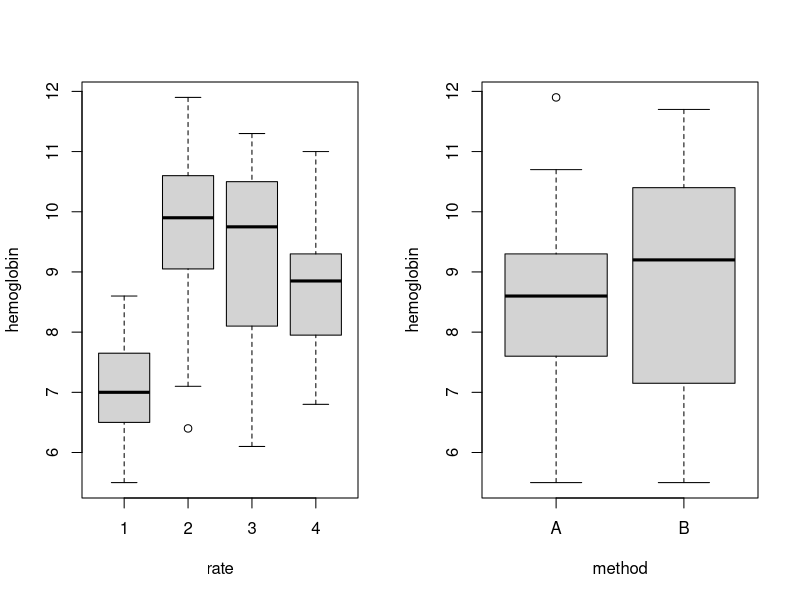
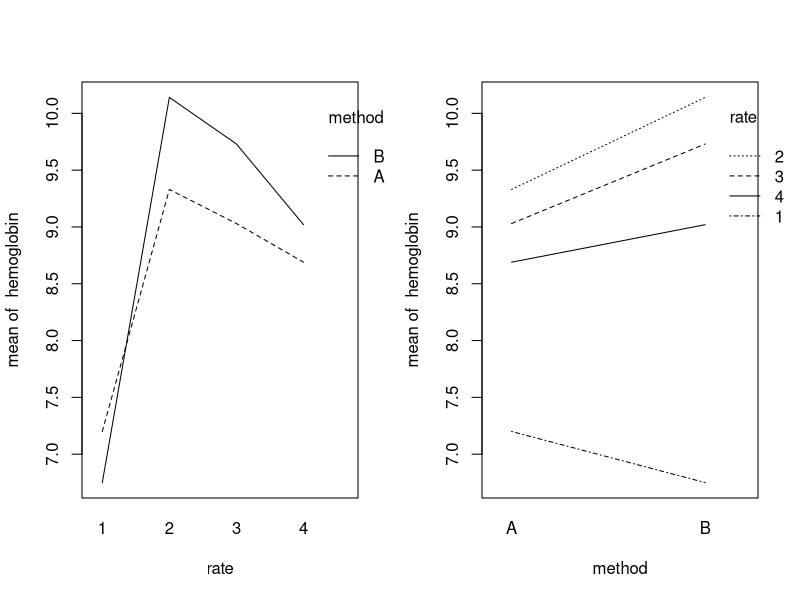
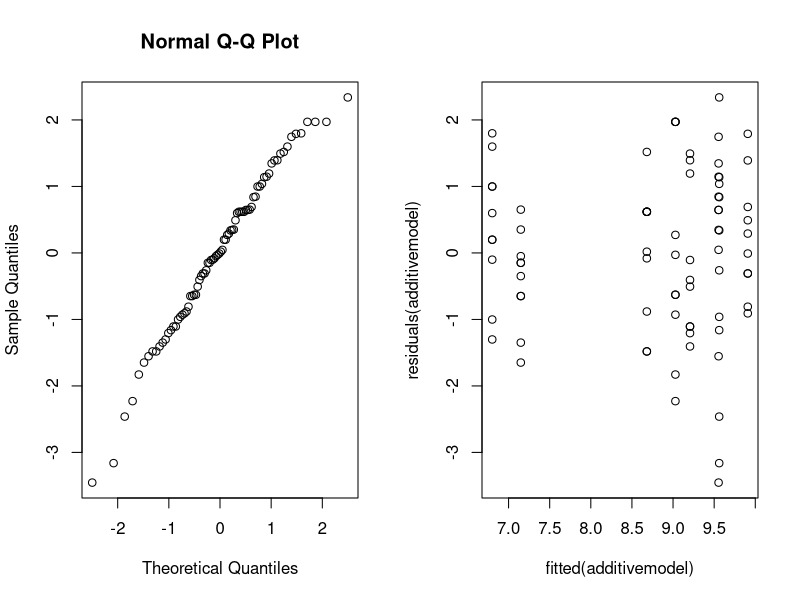
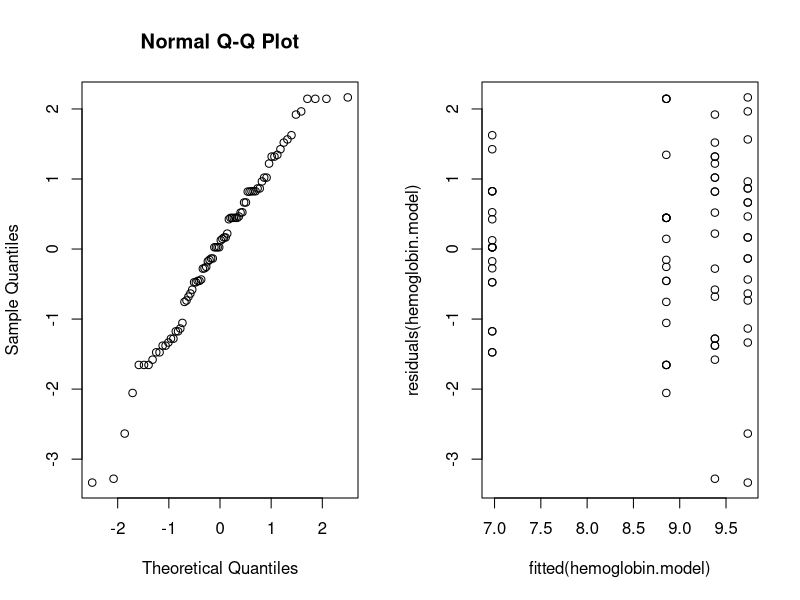

The R source for these figures, in order:
# Hemoglobin is measured (g/100 ml.) in the blood of brown trout after 35 days of treatment with four rates of sulfamerazine: the daily rates of 0, 5, 10 and 15 g of sulfamerazine per 100 pounds of fish, denoted as rates 1, 2, 3 and 4, respectively. 
# (Beware that the levels of the factor rate are coded by numbers.) Two methods (denoted as A and B) of administering the sulfamerazine were used.

data <- read.table("datas/hemoglobin.txt", header = TRUE)
data

# Present an R-code for the randomization process to distribute 80 fishes over all combinations of levels of factors rate and method.
I <- 4 ; J <- 2 ; N <- 10 # I : level 
rbind(rep(1:I,each=N*J), rep(1:J,N*I),sample(1:(N*I*J)))


# Perform the two-way ANOVA to test for effects of factors rate, method and their interaction on the response variable hemoglobin. Comment on your findings. 
attach(data)
par(mfrow=c(1,2)) ; boxplot(hemoglobin~rate) ; boxplot(hemoglobin~method) # Interactions are not visible

interaction.plot(rate,method,hemoglobin) ; interaction.plot(method,rate,hemoglobin)

data$rate = as.factor(data$rate) ; data$method = as.factor(data$method)
datamodel = lm(hemoglobin~rate*method, data = data)
anova(datamodel)

summary(datamodel)

# Which of the two factors has the greatest influence? Is this a good question? Consider the additive model. Which combination of rate and method yield the highest hemoglobin? Estimate the mean hemoglobin value for rate 3 by using method A.
# What rate leads to the highest mean hemoglobin? 

# Additive model
data$rate = as.factor(data$rate) ; data$method = as.factor(data$method)
additivemodel = lm(hemoglobin~rate+method, data = data)
anova(additivemodel)

summary(additivemodel)

# Checking the normality
qqnorm(residuals(additivemodel)) ; plot(fitted(additivemodel), residuals(additivemodel)) # normal

# Estimating the rate "3" by method "A"
sub.rate1 = subset(data, rate=="1")
sub.rate2 = subset(data, rate=="2")
sub.rate3 = subset(data, rate=="3")
sub.rate4 = subset(data, rate=="4")

sub1.methodA = subset(sub.rate1, method=="A")
sub2.methodA = subset(sub.rate2, method=="A")
sub3.methodA = subset(sub.rate3, method=="A")
sub4.methodA = subset(sub.rate4, method=="A")

sub1.methodB = subset(sub.rate1, method=="B")
sub2.methodB = subset(sub.rate2, method=="B")
sub3.methodB = subset(sub.rate3, method=="B")
sub4.methodB = subset(sub.rate4, method=="B")

mean.hemoglobin1A <- mean(sub1.methodA$hemoglobin) ; mean.hemoglobin1A
mean.hemoglobin2A <- mean(sub2.methodA$hemoglobin) ; mean.hemoglobin2A
mean.hemoglobin3A <- mean(sub3.methodA$hemoglobin) ; mean.hemoglobin3A
mean.hemoglobin4A <- mean(sub3.methodA$hemoglobin) ; mean.hemoglobin4A

mean.hemoglobin1B <- mean(sub1.methodB$hemoglobin) ; mean.hemoglobin1B
mean.hemoglobin2B <- mean(sub2.methodB$hemoglobin) ; mean.hemoglobin2B
mean.hemoglobin3B <- mean(sub3.methodB$hemoglobin) ; mean.hemoglobin3B
mean.hemoglobin4B <- mean(sub3.methodB$hemoglobin) ; mean.hemoglobin4B

# Test the null hypothesis that the hemoglobin is the same for all rates by a one-way ANOVA test, ignoring the variable method. Is it right/wrong or useful/not useful to perform this test on this data set?
hemoglobin.dataframe <- data.frame(hemoglobin = as.vector(as.matrix(data$hemoglobin)), rate = factor(rep(1:4,each=20)))
hemoglobin.dataframe  

is.factor(hemoglobin.dataframe$rate) ; is.numeric(hemoglobin.dataframe$rate)

hemoglobin.model = lm(hemoglobin~rate, data = hemoglobin.dataframe)  
anova(hemoglobin.model)   # one-way ANOVA assumes normality

summary(hemoglobin.model)
confint(hemoglobin.model)
qqnorm(residuals(hemoglobin.model)) ; plot(fitted(hemoglobin.model), residuals(hemoglobin.model)) # according to plots, there is no huge difference 

# A one-way ANOVA only involves one factor or independent variable, whereas there are two independent variables in a two-way ANOVA
# In a one-way ANOVA, the one factor or independent variable analyzed has three or more categorical groups. A two-way ANOVA instead compares multiple groups of two factors. 
